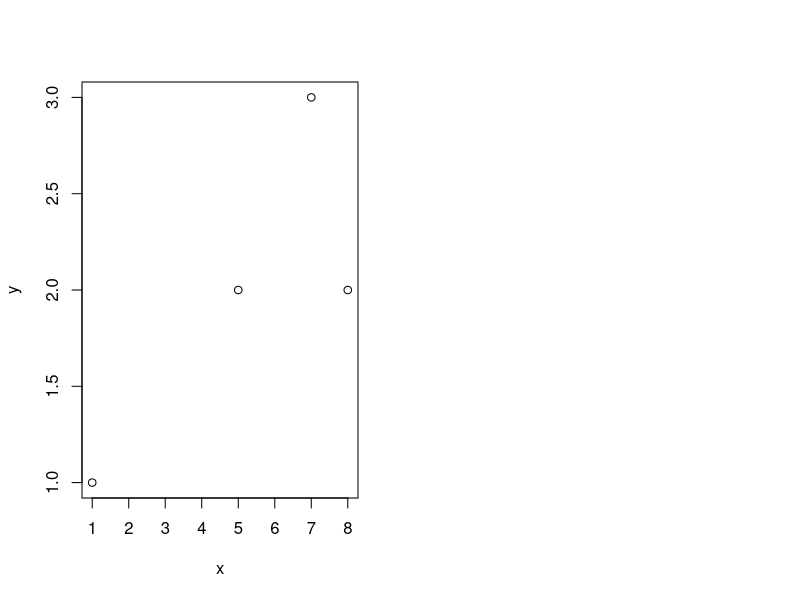

The R source for this figure: (Note: this script raises an error after producing the figure.)
## ---- chunk 1
knitr::opts_chunk$set(echo = TRUE)
## ---- chunk 2
x <- c(1, 5, 7, 8)
y <- c(1, 2, 3, 2)
## ---- chunk 3
#' Title
#'
#' @param x vector of points
#' @param y vector of points
#' @param nCol the number of columns (out length of the vector) remember that 0 is a column
#'
#' @return
#' @export
#'
#' @examples
envelopegapfiller <- function(x, y, nCol = NULL) {
  if (x[1] != 0) { # ensure that we are at the correct starting height
    x <- c(0,x) # creates first point 
    y <- c(y[1],y) # matches height of user selected first point
  }
  diffx <- diff(x)
  diffy <- diff(y)
  slopes <- diffy / diffx # slope of the y = mx+b line between each points

  xNumFills <- diff(x) - 1 # how many places we have to fill
  
  # Extending the points to make continuous ------------------------------------
  newX <- vector()
  newY <- vector()
  for (i in 1:(length(x) - 1)) {
    if (xNumFills[i] != 0) {
      newX <- append(newX, x[i])
      newY <- append(newY, y[i])
      newX <- append(newX, rep(NA, times = xNumFills[i]))
      newY <- append(newY, rep(NA, times = xNumFills[i]))
      }
    else {
      newX <- append(newX, x[i])
      newY <- append(newY, y[i])
    }
    
  }
  newX <- append(newX, x[length(x)])
  newY <- append(newY, y[length(x)])
  
  #adding the numbers in the correct place for the X values --------------------
  for (i in 1:length(newX)) {
    if (is.na(newX[i])) {
      newX[i] = newX[i - 1] + 1
    }
  }
  
  #Matching the length of the nCol specified -----------------------------------
  
  if (!is.null(nCol)) {
    if (newX[length(newX)] > nCol) {
      outX <- newX[1:nCol] # just removes any data outside of the end length
      outY <- newY[1:nCol]
    }
    else {
      xAdditions <- seq(from = (newX[length(newX)] + 1), to = nCol)
      outX <- c(newX, xAdditions)
      outY <- c(newY, rep(NA, length = length(xAdditions)))
    }
  }
  else{
    outX <- newX
    outY <- newY
  }
  
  # Start of adding the heights from the slope ---------------------------------
  k <- 0
  indicator = FALSE
  for (i in 1:(length(outY) - sum(xNumFills))) {
    
    if (i == length(xNumFills)) {
      k <- k + 1
      #print(c("endWithFilling", slopes[length(xNumFills)]))
      #print(outY[k])
      intersept <- outY[k] - (outX[k]*slopes[length(xNumFills)])
      #print(intersept)
      next
    }
    else if (i > length(xNumFills)) {
      k <- k + 1
      if (!indicator) {
        outY[k] <- outX[k] * slopes[length(xNumFills)] +
          intersept
        indicator <- TRUE
      }else{
        
        #print(c("testEnd", slopes[length(xNumFills)]))
        #print(outY[k])
        outY[k] <- outY[k - 1]
        #print(intersept)
      }
    }
    else if (xNumFills[i] == 0) {
      k <- k + 1
      #print(c("noneElseIf", slopes[i]))
      #print(c("none", slopes[i]))
       #print(outY[k])
       intersept <- outY[k] - (outX[k] * slopes[i])
       #print(intersept)
      next
    }
    else{
      for (j in 1:(xNumFills[i] + 1 )) {
         k <- k + 1
        if (j == 1) {
         # print(c("noneForFilling", slopes[i])) 
          # print(outY[k])
           intersept <- outY[k] - (outX[k] * slopes[i])
          # print(intersept)
        }
        else {
        #print(paste0("test", slopes[i],j - 1))
         #  print(outY[k])
           outY[k] <- outX[k]*slopes[i] + intersept
         #  print(intersept)
        }
      }
      # j <- 1
      #   if (xNumFills[i] == 0) {
      #     next
      #     j <- j + 1
      #   }
    }
  }
  
  
  return(data.frame(x = outX, y = outY))

  }
## ---- chunk 4
par(mfrow = c(1,2))
plot(x, y)
plot(test$x, test$y)
